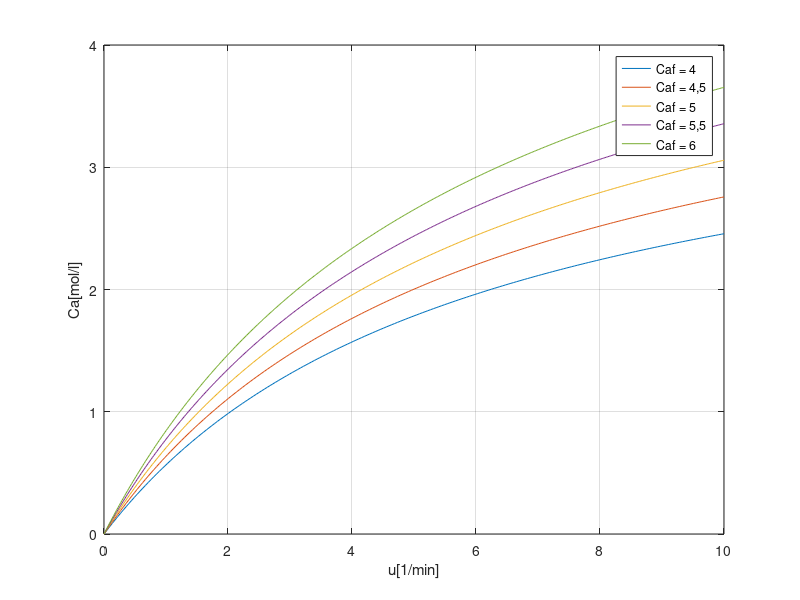
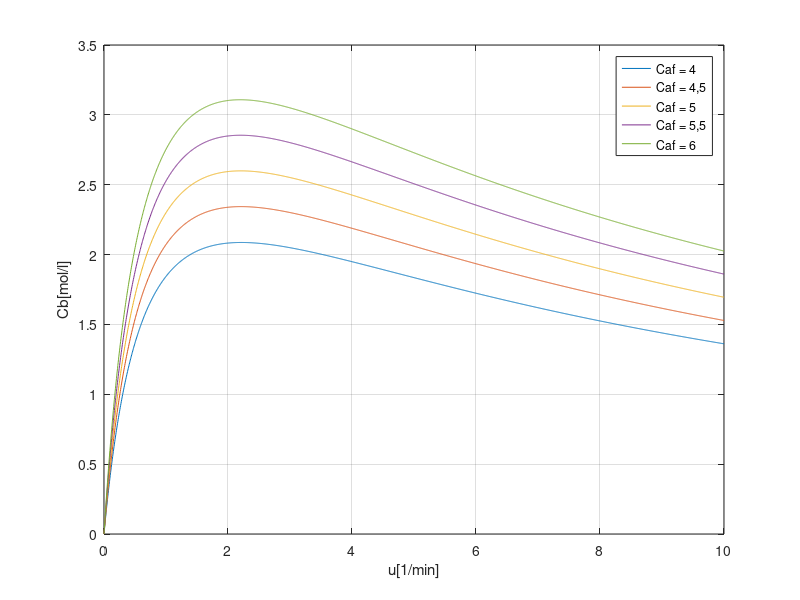
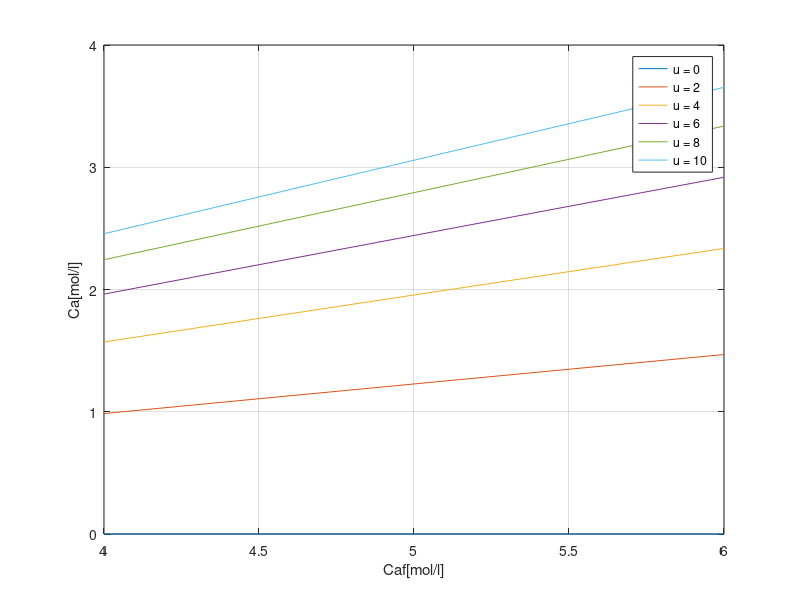
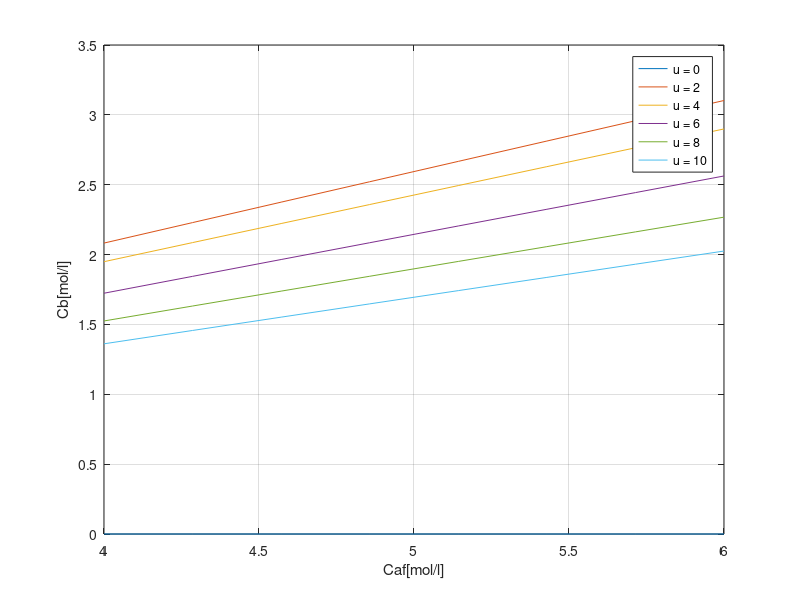

The MATLAB script that drew these images, in order:
clear all
close all

k1 = 6.01;
k2 = 0.8433;
k3 = 0.1123;
intCaf = [4 6];
intU = [0 10];

for j=4:0.5:6
    Caf = j;
    Ca1 = @(u) (k1+u-sqrt((k1+u)^2-4*(-k3)*Caf*u))/(2*(-k3));
    Cb1 = @(u) (-k1*(k1+u-sqrt((k1+u)^2-4*(-k3)*Caf*u))/(2*(-k3)))/(-k2-u);
    if j == 4
        figure(1)
        fplot(Ca1,intU);
        hold on;
    else
        fplot(Ca1,intU);        
    end
end
hold off
xlabel('u[1/min]')
ylabel('Ca[mol/l]')
legend('Caf = 4','Caf = 4,5','Caf = 5','Caf = 5,5','Caf = 6')
grid on

for i=4:0.5:6
    Caf = i;
    Cb1 = @(u) (-k1*(k1+u-sqrt((k1+u)^2-4*(-k3)*Caf*u))/(2*(-k3)))/(-k2-u);
    if i == 4
        figure(2);
        fplot(Cb1,intU);
        hold on;
    else
        fplot(Cb1,intU);        
    end
end
xlabel('u[1/min]')
ylabel('Cb[mol/l]')
legend('Caf = 4','Caf = 4,5','Caf = 5','Caf = 5,5','Caf = 6')
grid on

%%---------------------------------------------------------------------
for k=0:2:10
    u = k;
    Ca1 = @(Caf) (k1+u-sqrt((k1+u)^2-4*(-k3)*Caf*u))/(2*(-k3));
    Cb1 = @(Caf) (-k1*(k1+u-sqrt((k1+u)^2-4*(-k3)*Caf*u))/(2*(-k3)))/(-k2-u);
    if k == 0
        figure(3)
        fplot(Ca1,intCaf);
        hold on;
    else
        fplot(Ca1,intCaf);        
    end
end
hold off
xlabel('Caf[mol/l]')
ylabel('Ca[mol/l]')
legend('u = 0','u = 2','u = 4','u = 6','u = 8','u = 10');
grid on

for l=0:2:10
    u = l;
    Cb1 = @(Caf) (-k1*(k1+u-sqrt((k1+u)^2-4*(-k3)*Caf*u))/(2*(-k3)))/(-k2-u);
    if l == 0
        figure(4);
        fplot(Cb1,intCaf);
        hold on;
    else
        fplot(Cb1,intCaf);        
    end
end
xlabel('Caf[mol/l]')
ylabel('Cb[mol/l]')
legend('u = 0','u = 2','u = 4','u = 6','u = 8','u = 10');
grid on